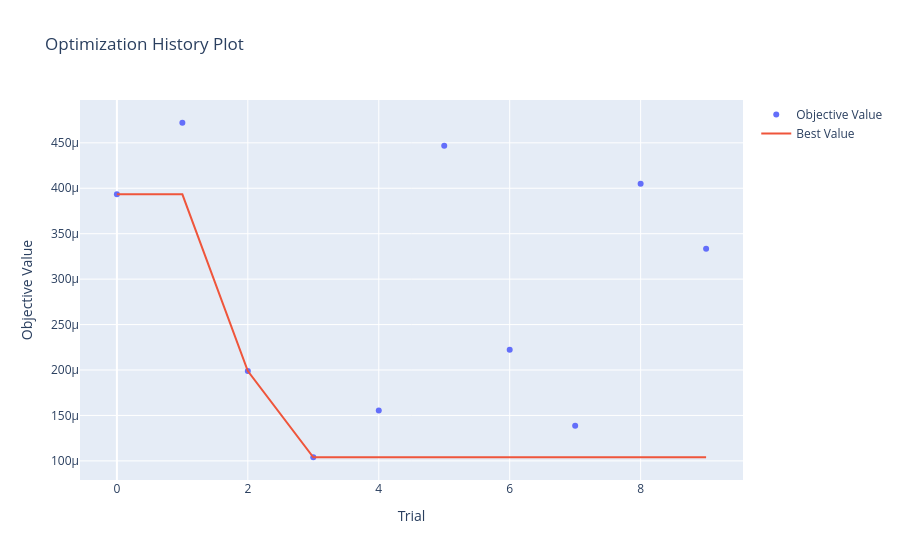

The notebook cell saved with this chart:
### Code cell
import optuna.visualization as vis

vis.plot_optimization_history(study)

### Figure 1 — Plotly figure (JSON) as saved in the notebook; plotly's stock layout.template omitted (floating-point values rounded to 4 significant figures)
{"data": [{"mode": "markers", "name": "Objective Value", "type": "scatter", "x": [0, 1, 2, 3, 4, 5, 6, 7, 8, 9], "y": [0.0003933, 0.0004721, 0.0001988, 0.000104, 0.0001553, 0.0004467, 0.0002223, 0.0001388, 0.0004049, 0.0003333]}, {"mode": "lines", "name": "Best Value", "type": "scatter", "x": [0, 1, 2, 3, 4, 5, 6, 7, 8, 9], "y": [0.0003933, 0.0003933, 0.0001988, 0.000104, 0.000104, 0.000104, 0.000104, 0.000104, 0.000104, 0.000104]}, {"marker": {"color": "#cccccc"}, "mode": "markers", "name": "Infeasible Trial", "showlegend": false, "type": "scatter", "x": [], "y": []}], "layout": {"title": {"text": "Optimization History Plot"}, "xaxis": {"title": {"text": "Trial"}}, "yaxis": {"title": {"text": "Objective Value"}}}}
